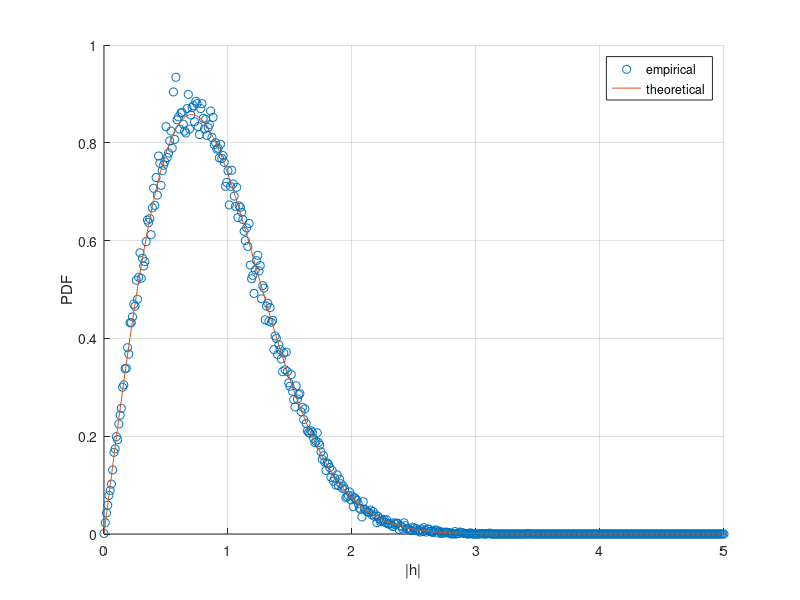

MATLAB code to generate this figure:
clc; clear; close all;
%% Rayleigh PDF

N = 1e5;
h = (randn(1,N)+1j*randn(1,N))/sqrt(2);

h_square = h.*conj(h);
h_amp = sqrt(h_square);

x_ =  0:0.01:5;

[M,X]=hist(h_amp,x_);

resol = X(2)-X(1);
pdf_h_amp=M/N/resol;

sigma_square = 0.5;
pdf_h_theory = x_/sigma_square.*exp(-x_.^2/(2*sigma_square));
figure
hold on; grid on;
p=plot(x_,pdf_h_amp);set(p,'linestyle','none','marker','o');
r=plot(x_,pdf_h_theory);
xlabel('|h|'),ylabel('PDF');
h_legend = legend('empirical','theoretical');